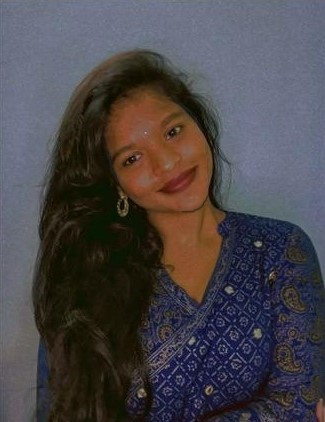
%> input picture face.jpeg, 325 x 422 px
$ octave --eval "task1_2;"   (GNU Octave 9; MATLAB toolbox functions it lacks are replaced by stand-ins)
%> lines starting %> are read from the running program, lines starting %| are printed output that depends on the picture; in (x1, y1, x2, y2) boxes, pixels count from 0 and x2, y2 are one past the last pixel; in counts of white or black regions, pixels touching at a corner belong together; the program's own positions count from 1
function task1_2()
    im=imread(".\face.jpeg");
%> im is the input picture: size 422x325x3 uint8; mean R, G, B 73.7, 69.4, 73.5

    %Adding Blue border on top and left edges
    im(1:60,:, 3) = 180;
    im(:,10:30, 3) = 180;
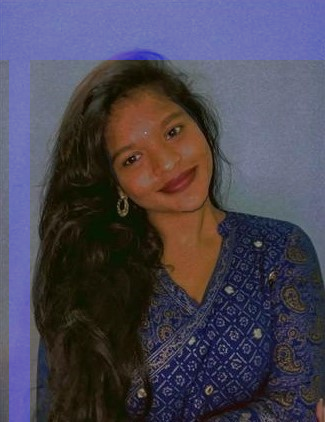
%> im: size 422x325x3 uint8; mean R, G, B 73.7, 69.4, 84

    %Adding initial A, S, P
    % Adding "A"
    for i = 10:50
        im(i,100:102, 1) = 255;
        im(10:12,100:130, 1) = 255;
        im(i,128:130, 1) = 255;
        im(30:32,100:130, 1) = 255;
    end
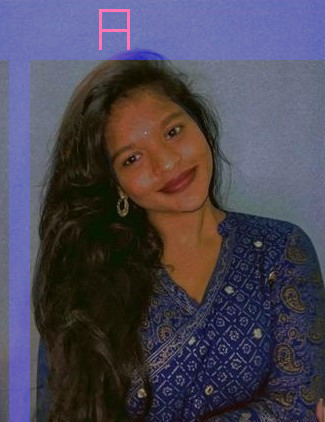
%> im: size 422x325x3 uint8; 0.29% of pixels changed, all inside (x1, y1, x2, y2) = (99, 9, 130, 50)
    % Adding "S"
    for i = 50:80
        im(10:12,140:170, 1) = 255;
        im(10:30,140:142, 1) = 255;
        im(30:32,140:170, 1) = 255;
        im(30:50,168:170, 1) = 255;
        im(48:50,140:170, 1) = 255;
    end
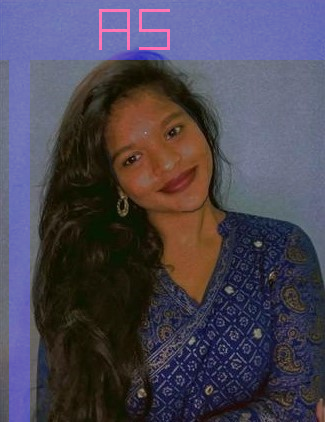
%> im: size 422x325x3 uint8; 0.27% of pixels changed, all inside (x1, y1, x2, y2) = (139, 9, 170, 50)
    % Adding "P"
    for i = 90:120
        im(10:50,178:180,1) = 255;
        im(10:12,180:210,1) = 255;
        im(10:30,208:210,1) = 255;
        im(30:32,180:210,1) = 255;
    end
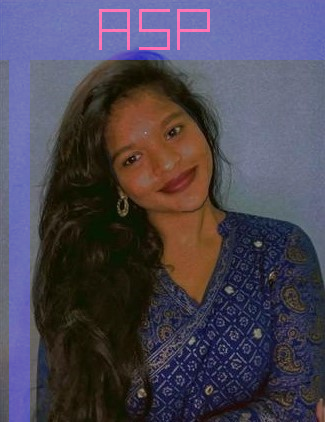
%> im: size 422x325x3 uint8; 0.26% of pixels changed, all inside (x1, y1, x2, y2) = (177, 9, 210, 50)

    %Displaying Final Image
    figure, imshow(im),title('Inserting Initials on image');
end
